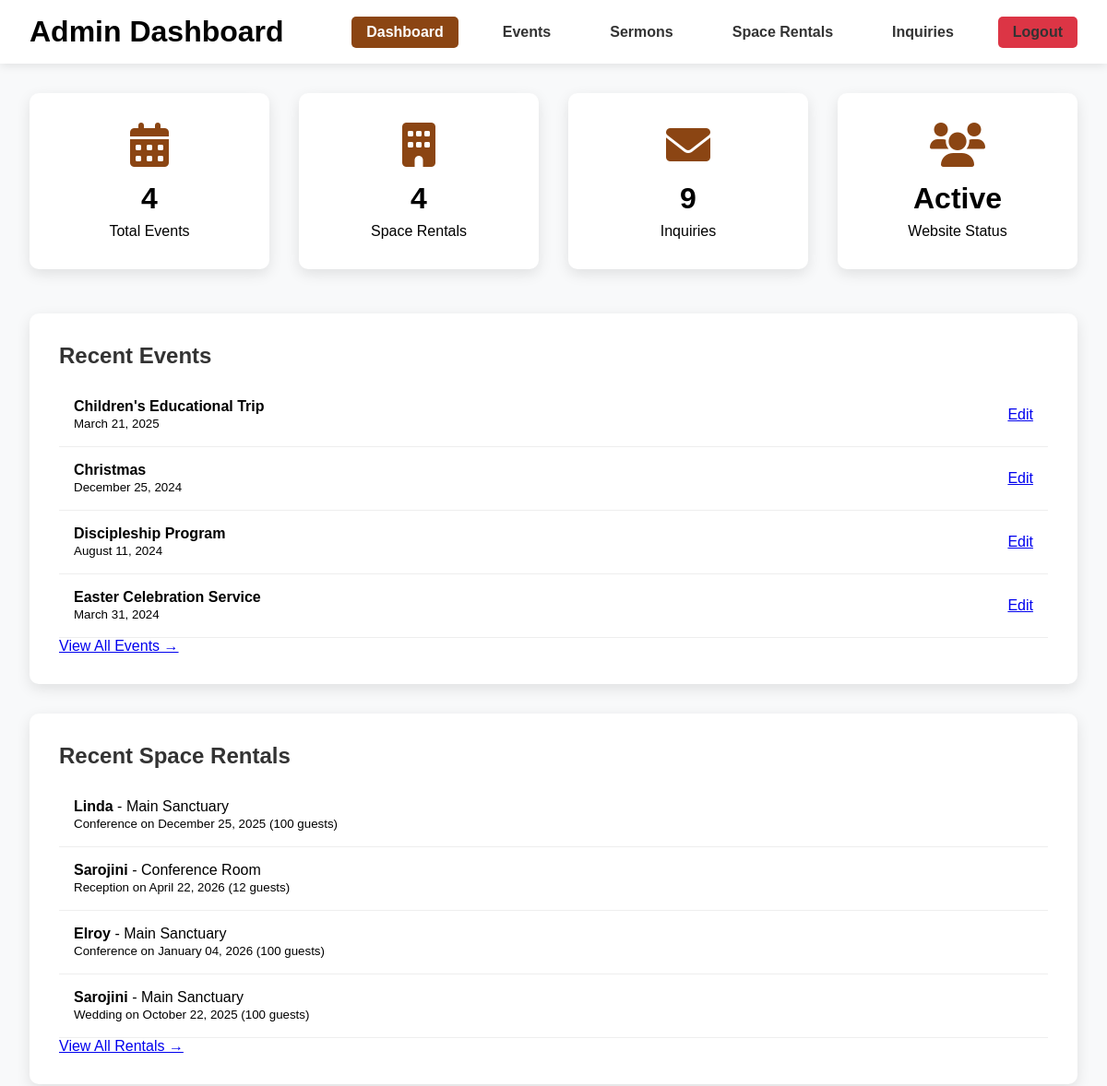
/admin/dashboard (signed in, upper part), run on an earlier commit of the app's database.
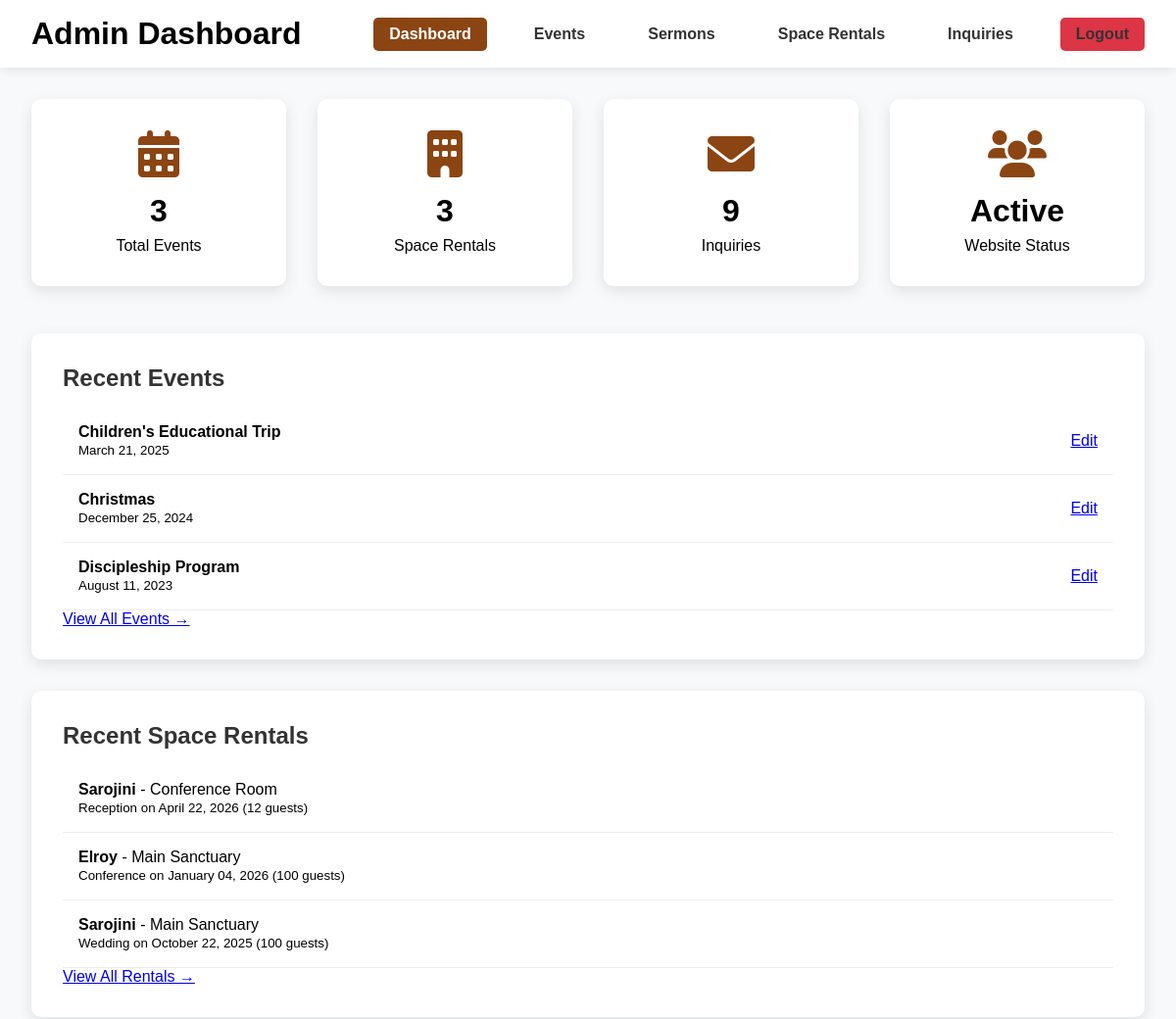
And on a later commit of the database.
### app.py (models this page shows, shortened)
class Event(db.Model):
    id = db.Column(db.Integer, primary_key=True)
    title = db.Column(db.String(200), nullable=False)
    description = db.Column(db.Text, nullable=False)
    event_date = db.Column(db.Date, nullable=False)
    image_path = db.Column(db.String(500))  # Changed from image_url to image_path
    created_at = db.Column(db.DateTime, default=datetime.utcnow)

class SpaceRental(db.Model):
    id = db.Column(db.Integer, primary_key=True)
    name = db.Column(db.String(100), nullable=False)
    phone = db.Column(db.String(20), nullable=False)
    email = db.Column(db.String(100), nullable=False)
    event_type = db.Column(db.String(100), nullable=False)
    space_requested = db.Column(db.String(100), nullable=False)
    event_date = db.Column(db.Date, nullable=False)
    start_time = db.Column(db.String(20), nullable=False)
    end_time = db.Column(db.String(20), nullable=False)
    guest_count = db.Column(db.Integer, nullable=False)
    additional_needs = db.Column(db.Text)
    message = db.Column(db.Text)
    created_at = db.Column(db.DateTime, default=datetime.utcnow)

### app.py (the view)
@app.route('/admin/dashboard')
def admin_dashboard():
    if 'admin_id' not in session:
        return redirect(url_for('admin_login'))
    try:
        events = Event.query.order_by(Event.event_date.desc()).all()
        inquiries = Inquiry.query.order_by(Inquiry.created_at.desc()).limit(10).all()
        rentals = SpaceRental.query.order_by(SpaceRental.created_at.desc()).limit(5).all()
        return render_template('admin_dashboard.html', events=events, inquiries=inquiries, rentals=rentals)
    except Exception as e:
        print(f"Dashboard error: {e}")
        flash('Error loading dashboard', 'error')
        return redirect(url_for('admin_login'))

### templates/admin_dashboard.html (shortened to what this page needs)
<!DOCTYPE html>
<html lang="en">
<head>
    <link href="https://cdnjs.cloudflare.com/ajax/libs/font-awesome/6.0.0/css/all.min.css" rel="stylesheet">
</head>
<body>
    <header class="admin-header">
        <h1>Admin Dashboard</h1>
        <nav class="admin-nav">
            <a href="{{ url_for('admin_dashboard') }}" class="active">Dashboard</a>
            <a href="{{ url_for('admin_events') }}">Events</a>
            <a href="{{ url_for('admin_sermons') }}">Sermons</a>
            <a href="{{ url_for('admin_space_rentals') }}">Space Rentals</a>
            <a href="{{ url_for('admin_inquiries') }}">Inquiries</a>
            <a href="{{ url_for('admin_logout') }}" class="logout-btn">Logout</a>
        </nav>
    </header>
    <main class="admin-content">
        <div class="dashboard-stats">
            <div class="stat-card">
                <i class="fas fa-calendar-alt"></i>
                <h3>{{ events|length }}</h3>
                <p>Total Events</p>
            </div>
            <div class="stat-card">
                <i class="fas fa-building"></i>
                <h3>{{ rentals|length if rentals else 0 }}</h3>
                <p>Space Rentals</p>
            </div>
            <div class="stat-card">
                <i class="fas fa-envelope"></i>
                <h3>{{ inquiries|length }}</h3>
                <p>Inquiries</p>
            </div>
            <div class="stat-card">
                <i class="fas fa-users"></i>
                <h3>Active</h3>
                <p>Website Status</p>
            </div>
        </div>
        <div class="recent-section">
            <h2>Recent Events</h2>
            {% for event in events[:5] %}
                <div class="event-item">
                    <div>
                        <strong>{{ event.title }}</strong>
                        <br>
                        <small>{{ event.event_date.strftime('%B %d, %Y') }}</small>
                    </div>
                    <a href="{{ url_for('admin_edit_event', event_id=event.id) }}">Edit</a>
                </div>
            {% endfor %}
            <p><a href="{{ url_for('admin_events') }}">View All Events →</a></p>
        </div>
        <div class="recent-section">
            <h2>Recent Space Rentals</h2>
            {% if rentals %}
                {% for rental in rentals %}
                    <div class="inquiry-item">
                        <div>
                            <strong>{{ rental.name }}</strong> - {{ rental.space_requested }}
                            <br>
                            <small>{{ rental.event_type }} on {{ rental.event_date.strftime('%B %d, %Y') }} ({{ rental.guest_count }} guests)</small>
                        </div>
                    </div>
                {% endfor %}
            {% else %}
                <p>No rental requests yet.</p>
            {% endif %}
            <p><a href="{{ url_for('admin_space_rentals') }}">View All Rentals →</a></p>
        </div>
    </main>
</body>
</html>

What changed in the data, as far as the page shows it:
removed Event: title "Easter Celebration Service", event_date "March 31, 2024"
removed SpaceRental: name "Linda", space_requested "Main Sanctuary", event_type "Conference", event_date "December 25, 2025", guest_count "100"
changed Event "Discipleship Program": event_date "August 11, 2024" → "August 11, 2023"
Also different on the page:
{{ events|length }}: "4" → "3"
{{ rentals|length if rentals else 0 }}: "4" → "3"
